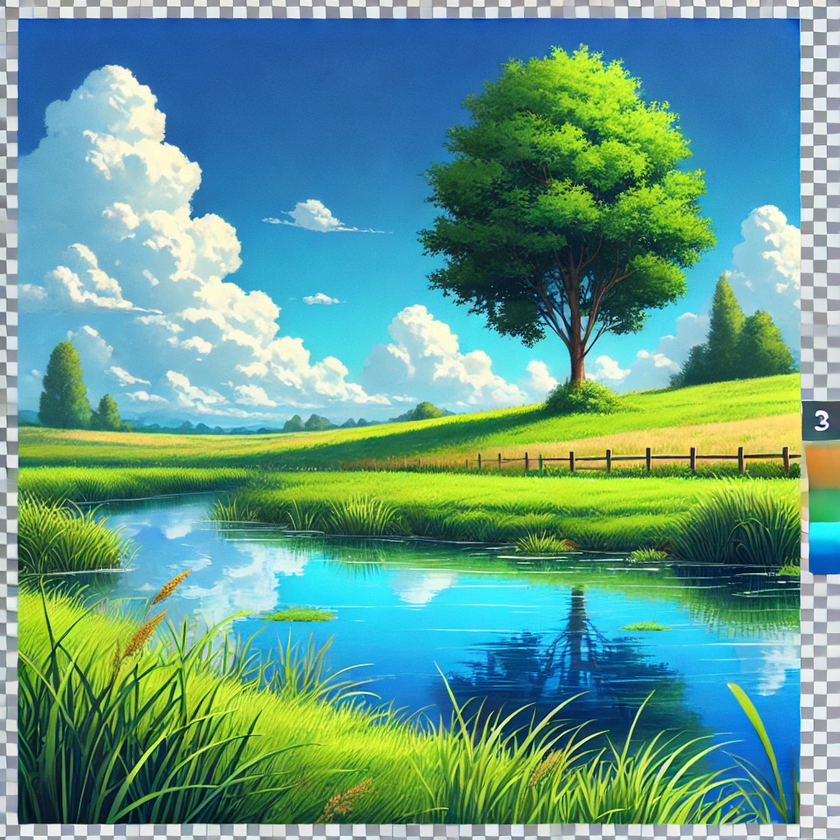
#> input picture mountain.png, 840 x 840 px, shrunk from 1024 x 1024 before the run
$ python -i Image_edit.py   (imports and definitions only)
#> lines starting #> are read from the running program, lines starting #| are printed output that depends on the picture
#> further down, picture is the input picture: shape (840, 840, 3); mean B, G, R 138.3, 155.6, 99.1
import cv2
import numpy as np

# [19 lines left out: function apply_filter, not called in this run]

def enhance_contrast(image):
    """Improve image quality by enhancing contrast using CLAHE."""
    lab = cv2.cvtColor(image, cv2.COLOR_BGR2LAB)
#> lab: shape (840, 840, 3); mean of channels 0, 1, 2 153.5, 111.6, 130.6
    l, a, b = cv2.split(lab)
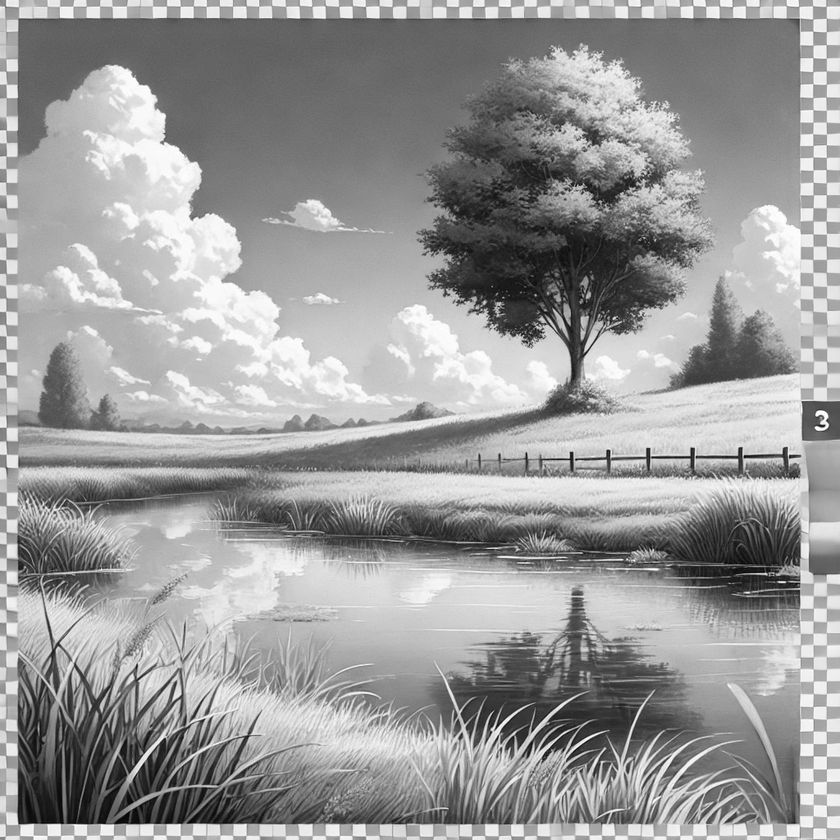
#> l: shape (840, 840); min 5, max 255, mean 153.5
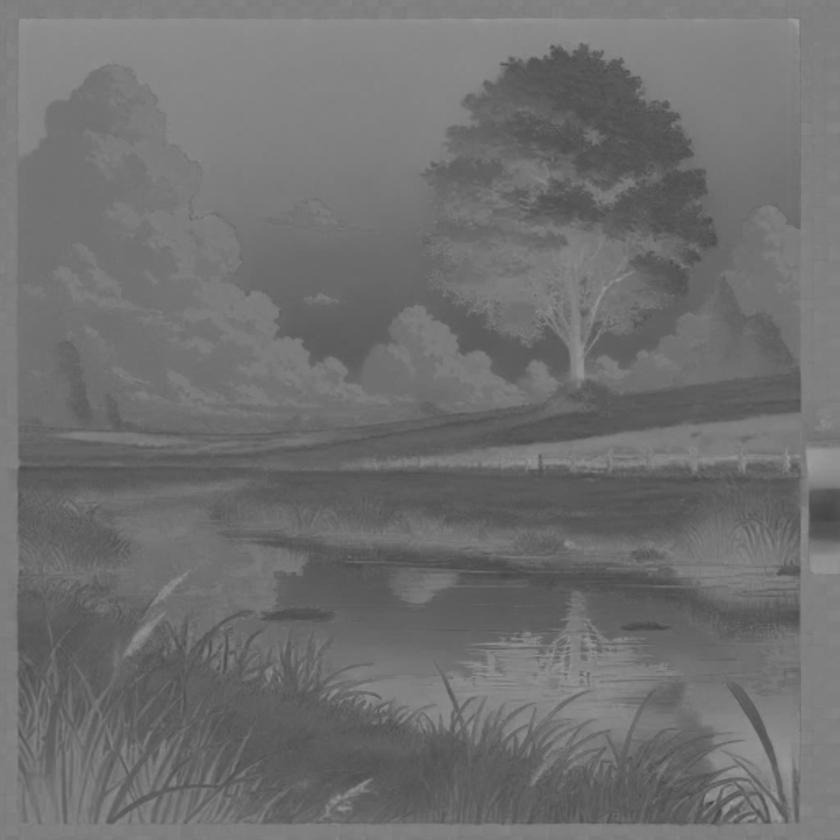
#> a: shape (840, 840); min 69, max 158, mean 111.6
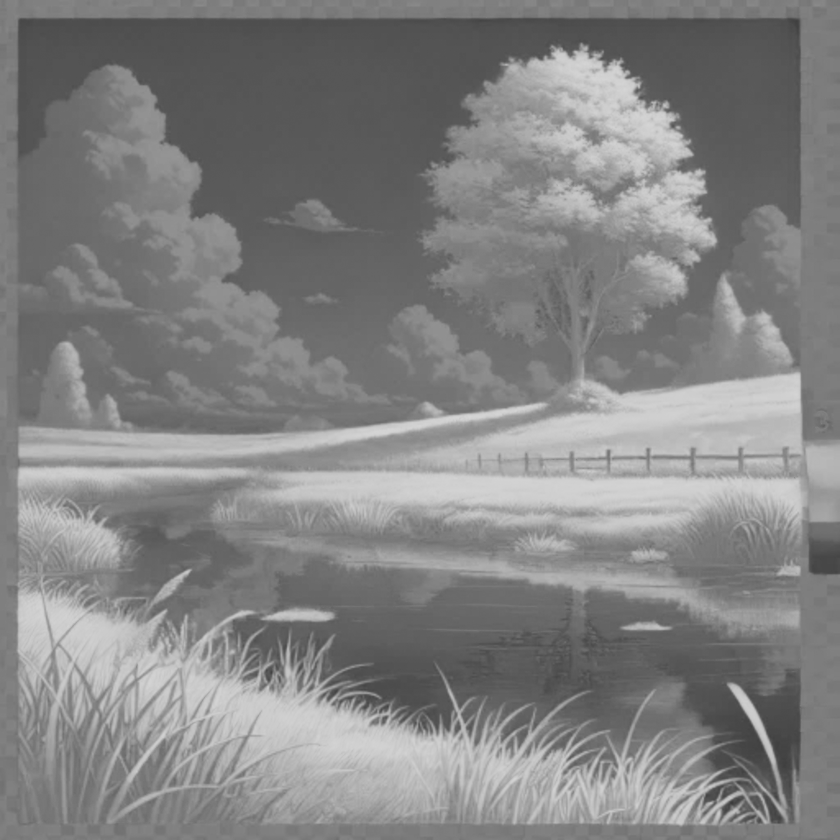
#> b: shape (840, 840); min 60, max 214, mean 130.6
    clahe = cv2.createCLAHE(clipLimit=3.0, tileGridSize=(8,8))
    cl = clahe.apply(l)
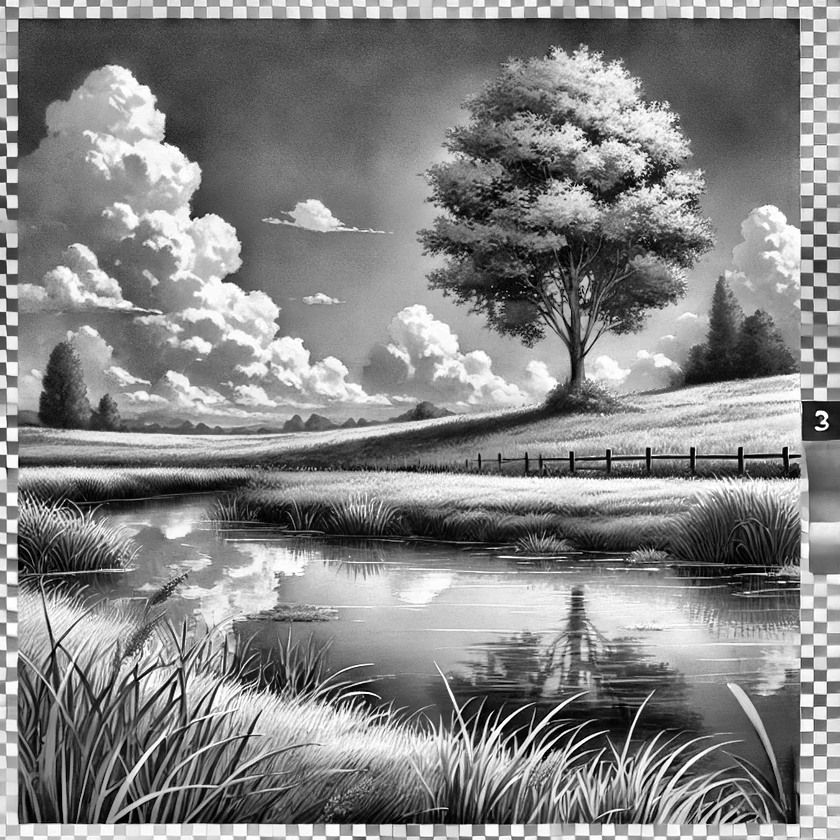
#> cl: shape (840, 840); min 0, max 255, mean 132.1
    limg = cv2.merge((cl, a, b))
#> limg: shape (840, 840, 3); mean of channels 0, 1, 2 132.1, 111.6, 130.6
    return cv2.cvtColor(limg, cv2.COLOR_LAB2BGR)
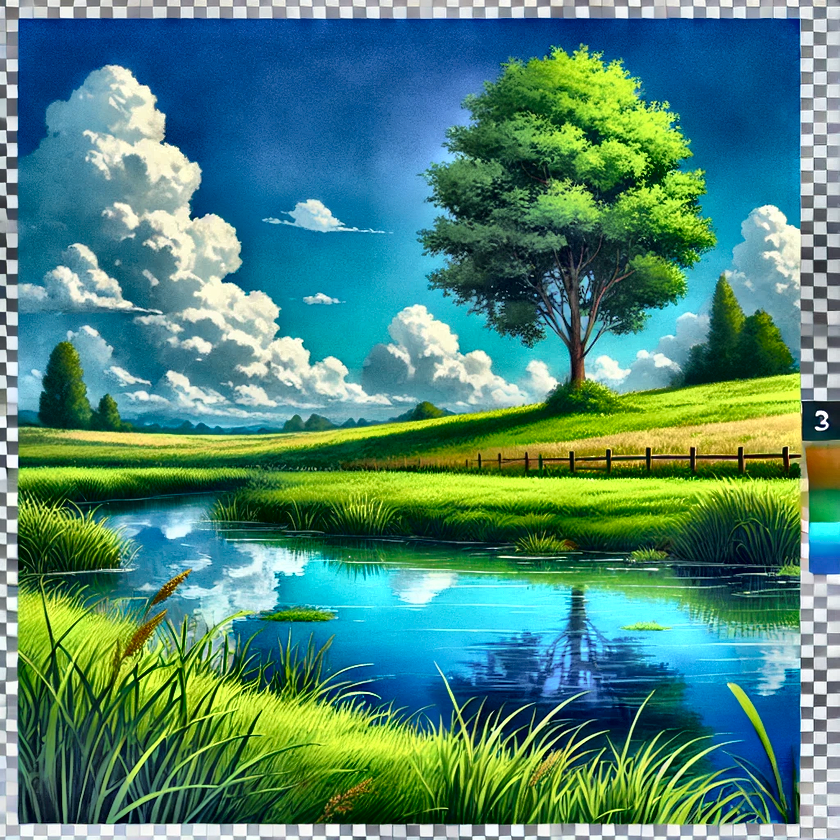
#> returned value: shape (840, 840, 3); mean B, G, R 117, 134.5, 77.8

# [18 lines left out: functions increase_brightness, adjust_saturation, not called in this run]

def convert_to_grayscale(image):
    """Convert the image to grayscale."""
    return cv2.cvtColor(image, cv2.COLOR_BGR2GRAY)

# [14 lines left out: functions apply_sepia, histogram_equalization, not called in this run]

def add_text(image, text, position=(50, 50), font_scale=1, color=(0, 255, 0), thickness=2):
    """Add text to the image."""
    return cv2.putText(image, text, position, cv2.FONT_HERSHEY_SIMPLEX, font_scale, color, thickness)

# [74 lines left out: function main, not called in this run]

# [2 lines not run here, left out]

>>> import cv2
>>> picture = cv2.imread('mountain.png')
>>> result = enhance_contrast(picture)
